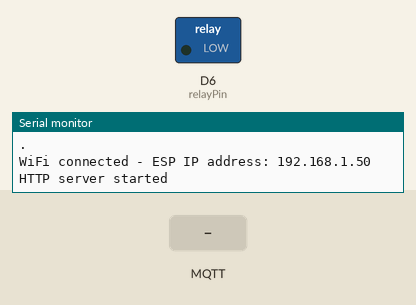
Simulated run of this program. Board: ESP8266 (NodeMCU). Parts: switched loads named in the program (green lamp = pin HIGH), the last lines printed to the serial monitor. Inputs (shaded band) come from the test bench. WiFi joins after 1.5 s; servers stay silent unless stated; network time is answered at once with the bench clock; the local clock reads 2024-03-15 10:24:30 at power-on unless the program sets it; no MQTT or app messages arrive unless stated.

Above: at 2.8 s.
2.9 s: MQTT message "on" arrives on the first subscribed topic
At 4.1 s:
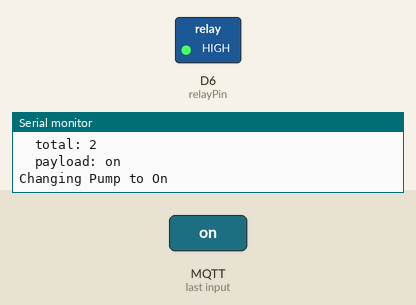
4.4 s: MQTT message "off" arrives on the first subscribed topic
At 5.5 s:
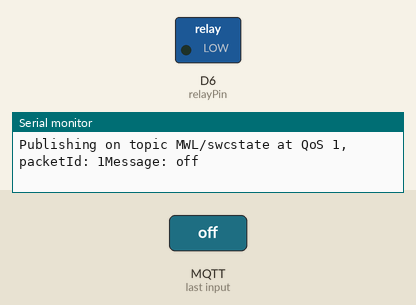
Timing chart, 0 to 7.4 s (numbered marks = the images above; inputs shaded):
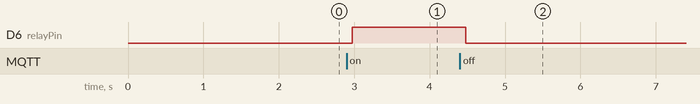

Measured:
- after the input at 2.9 s, D6 (relayPin): LOW → HIGH after 0.08 s
- after the input at 4.4 s, D6 (relayPin): HIGH → LOW after 0.08 s

The program:

main.cpp
```cpp
#include <Arduino.h>
#include <ESP8266WiFi.h>
#include <ESPAsyncTCP.h>
#include <ESPAsyncWebServer.h>
#include <AsyncElegantOTA.h>
#include <Ticker.h>
#include <AsyncMqttClient.h>
#include <NTPClient.h>
#include <WiFiUdp.h>
#include <TimeLib.h>

#define relayPin D6

// Change the credentials below, so your ESP8266 connects to your router
#define WIFI_SSID "BP-HOME"
#define WIFI_PASSWORD "bp083340419"

// Change the variable to your Raspberry Pi IP address, so it connects to your MQTT broker
// const char* mqtt_server = "192.168.1.118";
// const int mqtt_port = 1883;

// Config MQTT Server
#define MQTT_HOST "bvbhome.trueddns.com"
#define MQTT_PORT 14073
#define MQTT_USER "poo"
#define MQTT_PASSWORD "banpotbp"
#define txtMyEsp "NodeMCU WaterPump Switch Contorl."

// MQTT Topics
#define MQTT_PUB_swc "MWL/swcstate"
#define MQTT_PUB_swc_LocDT "MWL/swc/locDT"

#define MQTT_SUB_swc "MWL/swc"

unsigned int swcstate = 0;

AsyncWebServer server(80);

AsyncMqttClient mqttClient;
Ticker mqttReconnectTimer;

WiFiEventHandler wifiConnectHandler;
WiFiEventHandler wifiDisconnectHandler;
Ticker wifiReconnectTimer;

unsigned long previousMillis = 0;   // Stores last time temperature was published
const long interval = 5000;        // Interval at which to publish sensor readings

// Define NTP Client to get time
WiFiUDP ntpUDP;
NTPClient timeClient(ntpUDP, "pool.ntp.org");

//Week Days
String weekDays[7]={"Sunday", "Monday", "Tuesday", "Wednesday", "Thursday", "Friday", "Saturday"};

//Month names
String months[12]={"January", "February", "March", "April", "May", "June", "July", "August", "September", "October", "November", "December"};


void connectToMqtt() {
  Serial.println("Connecting to MQTT...");
  mqttClient.connect();
}

void connectToWifi() {
  Serial.println("Connecting to Wi-Fi...");
  WiFi.begin(WIFI_SSID, WIFI_PASSWORD);
  while (WiFi.status() != WL_CONNECTED) {
    delay(500);
    Serial.print(".");
  }
  Serial.println("");
  Serial.print("WiFi connected - ESP IP address: ");
  Serial.println(WiFi.localIP());
}

void onWifiConnect(const WiFiEventStationModeGotIP& event) {
  Serial.println("Connected to Wi-Fi.");
  connectToMqtt();
}

void onWifiDisconnect(const WiFiEventStationModeDisconnected& event) {
  Serial.println("Disconnected from Wi-Fi.");
  mqttReconnectTimer.detach(); // ensure we don't reconnect to MQTT while reconnecting to Wi-Fi
  wifiReconnectTimer.once(2, connectToWifi);
}

void onMqttConnect(bool sessionPresent) {
  Serial.println("Connected to MQTT.");
  Serial.print("Session present: ");
  Serial.println(sessionPresent);
  uint16_t packetIdSub =mqttClient.subscribe(MQTT_SUB_swc,2);
  Serial.print("Subscribing at QoS 2, packetId: ");
  Serial.println(packetIdSub);
}

void onMqttDisconnect(AsyncMqttClientDisconnectReason reason) {
  Serial.println("Disconnected from MQTT.Pump to Off.");
  digitalWrite(relayPin, LOW);
  if (WiFi.isConnected()) {
    mqttReconnectTimer.once(2, connectToMqtt);
  }
}

void onMqttSubscribe(uint16_t packetId, uint8_t qos) {
  Serial.println("Subscribe acknowledged.");
  Serial.print("  packetId: ");
  Serial.println(packetId);
  Serial.print("  qos: ");
  Serial.println(qos);
}

void onMqttUnsubscribe(uint16_t packetId) {
  Serial.println("Unsubscribe acknowledged.");
  Serial.print("  packetId: ");
  Serial.println(packetId);
}

void onMqttMessage(char* topic, char* payload, AsyncMqttClientMessageProperties properties, size_t len, size_t index, size_t total) {
  Serial.println("Publish received.");
  Serial.print("  topic: ");
  Serial.println(topic);
  Serial.print("  qos: ");
  Serial.println(properties.qos);
  Serial.print("  dup: ");
  Serial.println(properties.dup);
  Serial.print("  retain: ");
  Serial.println(properties.retain);
  Serial.print("  len: ");
  Serial.println(len);
  Serial.print("  index: ");
  Serial.println(index);
  Serial.print("  total: ");
  Serial.println(total);
  Serial.print("  payload: ");

  String msgTemp;
  for (size_t i = 0; i < len; i++) {
    Serial.print(payload[i]);
    msgTemp += payload[i];
  }
  Serial.println();
  if (String(topic) == MQTT_SUB_swc) {
    Serial.print("Changing Pump to ");
    if (msgTemp == "on") {
      digitalWrite(relayPin, HIGH);
      swcstate = 1;
      Serial.print("On");
    } else if (msgTemp == "off") {
      digitalWrite(relayPin, LOW);
      swcstate = 0;
      Serial.print("Off");
    }
  }
  Serial.println();
}

void onMqttPublish(uint16_t packetId) {
  Serial.print("Publish acknowledged.");
  Serial.print("  packetId: ");
  Serial.println(packetId);
}

void setup() {
  Serial.begin(9600);

  pinMode(relayPin, OUTPUT);

  wifiConnectHandler = WiFi.onStationModeGotIP(onWifiConnect);
  wifiDisconnectHandler = WiFi.onStationModeDisconnected(onWifiDisconnect);

  mqttClient.onConnect(onMqttConnect);
  mqttClient.onDisconnect(onMqttDisconnect);
  mqttClient.onSubscribe(onMqttSubscribe);
  mqttClient.onUnsubscribe(onMqttUnsubscribe);
  mqttClient.onMessage(onMqttMessage);
  mqttClient.onPublish(onMqttPublish);
  mqttClient.setServer(MQTT_HOST, MQTT_PORT);
  // If your broker requires authentication (username and password), set them below
  mqttClient.setCredentials(MQTT_USER,MQTT_PASSWORD);
  connectToWifi();

  // Initialize a NTPClient to get time
  timeClient.begin();
  // Set offset time in seconds to adjust for your timezone, for example:
  // GMT +1 = 3600
  // GMT +8 = 28800
  // GMT -1 = -3600
  // GMT 0 = 0
  timeClient.setTimeOffset(25200); //Thailand +7 = 25200

  server.on("/", HTTP_GET, [](AsyncWebServerRequest *request) {
    request->send(200, "text/plain", txtMyEsp);
  });

  AsyncElegantOTA.begin(&server);    // Start ElegantOTA
  server.begin();
  Serial.println("HTTP server started");
}

void loop() {

  unsigned long currentMillis = millis();
  // Every X number of seconds (interval = 1 seconds)
  // it publishes a new MQTT message
  if (currentMillis - previousMillis >= interval) {
    // Save the last time a new reading was published
    previousMillis = currentMillis;

    Serial.println();
    timeClient.update();
    String formattedTime = timeClient.getFormattedTime();
    unsigned long epochTime = timeClient.getEpochTime();
    struct tm *ptm = gmtime ((time_t *)&epochTime);
    int monthDay = ptm->tm_mday;
    int currentMonth = ptm->tm_mon+1;
    String currentMonthName = months[currentMonth-1];
    int currentYear = ptm->tm_year+1900;
    String currentDate = String(currentYear) + "-" + currentMonthName + "-" + String(monthDay);
    String showDT = currentDate + "  " + formattedTime;
    Serial.printf("Current Date-Time: %s", showDT.c_str());
    Serial.println();

    uint16_t packetIdPub = mqttClient.publish(MQTT_PUB_swc_LocDT, 1, true, showDT.c_str() );
    Serial.printf("Publishing on topic %s at QoS 1, packetId: %i", MQTT_PUB_swc_LocDT, packetIdPub);
    Serial.printf("Message: %s \n", showDT.c_str());

    const char* txtswc;
    txtswc = swcstate?"on":"off";
    uint16_t packetIdPubswc = mqttClient.publish(MQTT_PUB_swc, 1, true, txtswc );
    Serial.printf("Publishing on topic %s at QoS 1, packetId: %i", MQTT_PUB_swc, packetIdPubswc);
    Serial.printf("Message: %s \n", txtswc);

  }

}
```
